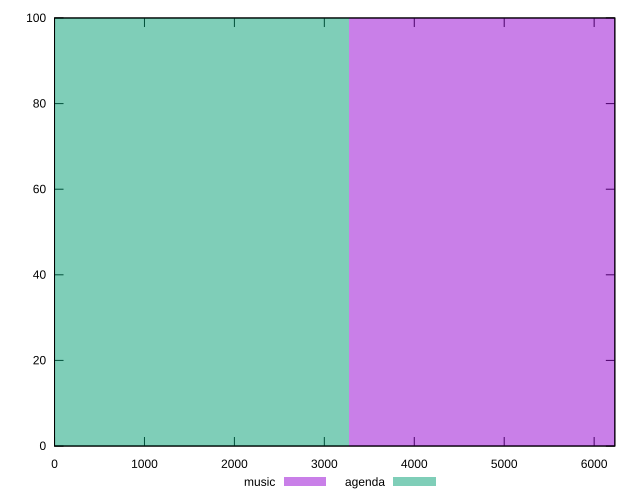

Write gnuplot code to recreate this figure.
reset

$music <<EOF
6542.281115305096 100
EOF

$agenda <<EOF
0 100
EOF

set key outside below
set boxwidth 6542.281115305096
set xrange [0:6230]
set yrange [0:100]
set trange [0:100]
set style fill transparent solid 0.5 noborder
set terminal svg size 640, 500 enhanced background rgb 'white'
set output "reports/report_00032_2021-02-25T10-28-15.087Z/uses-text-compression/comparison/histogram/0_vs_1.svg"

plot $music title "music" with boxes, \
     $agenda title "agenda" with boxes

reset
